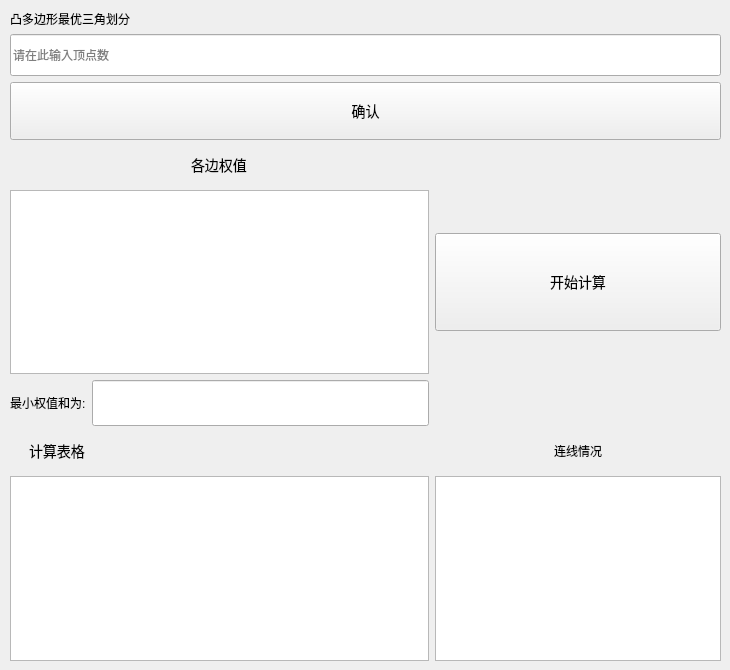
            <widget class="QWidget" name="page_2">
             <widget class="QWidget" name="gridLayoutWidget_5">
              <property name="geometry">
               <rect>
                <x>10</x>
                <y>10</y>
                <width>711</width>
                <height>651</height>
               </rect>
              </property>
              <layout class="QGridLayout" name="gridLayout_9">
               <item row="1" column="1" colspan="2">
                <widget class="QLabel" name="label_19">
                 <property name="text">
                  <string>凸多边形最优三角划分</string>
                 </property>
                </widget>
               </item>
               <item row="3" column="1" colspan="5">
                <widget class="QPushButton" name="defined">
                 <property name="styleSheet">
                  <string notr="true">QPushButton {
    font-size: 14px; /* 字体大小 */
    padding: 8px 16px; /* 内边距，让按钮内容更饱满 */
    height: 40px; /* 固定高度 */
}</string>
                 </property>
                 <property name="text">
                  <string>确认</string>
                 </property>
                </widget>
               </item>
               <item row="5" column="5">
                <widget class="QPushButton" name="Start_4">
                 <property name="styleSheet">
                  <string notr="true">QPushButton {
    font-size: 14px; /* 字体大小 */
    padding: 8px 16px; /* 内边距，让按钮内容更饱满 */
    height: 80px; /* 固定高度 */
}</string>
                 </property>
                 <property name="text">
                  <string>开始计算</string>
                 </property>
                </widget>
               </item>
               <item row="2" column="1" colspan="5">
                <widget class="QLineEdit" name="dot_num">
                 <property name="styleSheet">
                  <string notr="true">QLineEdit {
    min-height: 40px; /* 最小高度 30 像素 */
    font: bold 12pt &quot;微软雅黑&quot;; 
}</string>
                 </property>
                 <property name="placeholderText">
                  <string>请在此输入顶点数</string>
                 </property>
                </widget>
               </item>
               <item row="6" column="1" alignment="Qt::AlignmentFlag::AlignHCenter">
                <widget class="QLabel" name="label_18">
                 <property name="text">
                  <string>最小权值和为:</string>
                 </property>
                </widget>
               </item>
               <item row="6" column="2" colspan="3">
                <widget class="QLineEdit" name="min_sum">
                 <property name="styleSheet">
                  <string notr="true">QLineEdit {
    font-size: 14px; /* 字体大小 */
    height: 40px; /* 固定高度 */
}</string>
                 </property>
                 <property name="readOnly">
                  <bool>true</bool>
                 </property>
                </widget>
               </item>
               <item row="5" column="1" colspan="4">
                <widget class="QTableWidget" name="input_weight">
                 <property name="styleSheet">
                  <string notr="true">/* 定义垂直滑动条滑块样式 */
QScrollBar::handle:vertical {
    background: rgb(167, 167, 167)/* 定义垂直滑动条滑块样式 */
QScrollBar::handle:vertical {
    background: rgb(31, 31, 31); /* 滑块颜色，可替换为其他颜色值（如 #FF5722 橙色） */
    border: 2px solid #333; /* 滑块边框 */
    border - radius: 5px; /* 滑块圆角 */
}

/* 定义垂直滑动条槽（轨道）样式 */
QScrollBar::groove:vertical {
    background: rgb(40, 40, 40); /* 槽颜色，可替换为其他深色值（如 #333333） */
    border - radius: 5px; /* 槽圆角 */
}; /* 滑块颜色，可替换为其他颜色值（如 #FF5722 橙色） */
    border: 2px solid #333; /* 滑块边框 */
    border - radius: 5px; /* 滑块圆角 */
}

/* 定义垂直滑动条槽（轨道）样式 */
QScrollBar::groove:vertical {
    background: rgb(150, 150, 150); /* 槽颜色，可替换为其他深色值（如 #333333） */
    border - radius: 5px; /* 槽圆角 */
}</string>
                 </property>
                </widget>
               </item>
               <item row="9" column="1" colspan="4">
                <widget class="QTableWidget" name="table_min">
                 <property name="styleSheet">
                  <string notr="true">/* 定义垂直滑动条滑块样式 */
QScrollBar::handle:vertical {
    background: rgb(31, 31, 31); /* 滑块颜色，可替换为其他颜色值（如 #FF5722 橙色） */
    border: 2px solid #333; /* 滑块边框 */
    border - radius: 5px; /* 滑块圆角 */
}

/* 定义垂直滑动条槽（轨道）样式 */
QScrollBar::groove:vertical {
    background: rgb(150, 150, 150); /* 槽颜色，可替换为其他深色值（如 #333333） */
    border - radius: 5px; /* 槽圆角 */
}</string>
                 </property>
                </widget>
               </item>
               <item row="8" column="5" alignment="Qt::AlignmentFlag::AlignHCenter">
                <widget class="QLabel" name="label_22">
                 <property name="text">
                  <string>连线情况</string>
                 </property>
                </widget>
               </item>
               <item row="9" column="5">
                <widget class="QTextEdit" name="output_connection">
                 <property name="readOnly">
                  <bool>true</bool>
                 </property>
                </widget>
               </item>
               <item row="8" column="4">
                <spacer name="horizontalSpacer_8">
                 <property name="orientation">
                  <enum>Qt::Orientation::Horizontal</enum>
                 </property>
                 <property name="sizeHint" stdset="0">
                  <size>
                   <width>40</width>
                   <height>20</height>
                  </size>
                 </property>
                </spacer>
               </item>
               <item row="4" column="1" colspan="4" alignment="Qt::AlignmentFlag::AlignHCenter">
                <widget class="QLabel" name="label_20">
                 <property name="styleSheet">
                  <string notr="true">QLabel{
    font-size: 14px; /* 字体大小 */
    padding: 8px 16px; /* 内边距，让按钮内容更饱满 */
    height: 40px; /* 固定高度 */
}</string>
                 </property>
                 <property name="text">
                  <string>各边权值</string>
                 </property>
                </widget>
               </item>
               <item row="8" column="1" colspan="2">
                <widget class="QLabel" name="label_21">
                 <property name="styleSheet">
                  <string notr="true">QLabel{
    font-size: 14px; /* 字体大小 */
    padding: 8px 16px; /* 内边距，让按钮内容更饱满 */
    height: 40px; /* 固定高度 */
}</string>
                 </property>
                 <property name="text">
                  <string>计算表格</string>
                 </property>
                </widget>
               </item>
              </layout>
             </widget>
            </widget>
